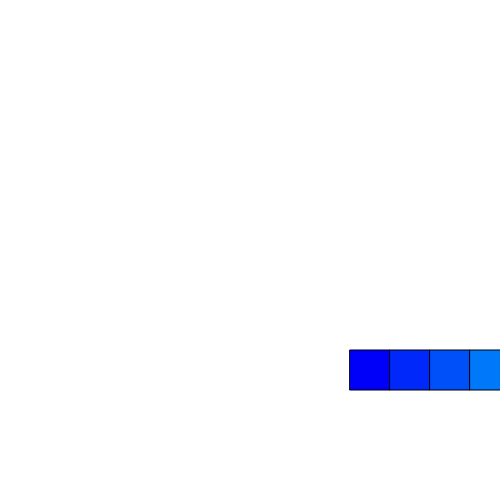
Frame 1 (no input)
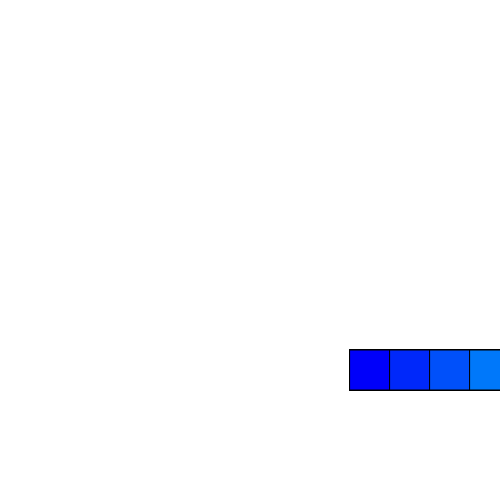
Frame 60 (no input)
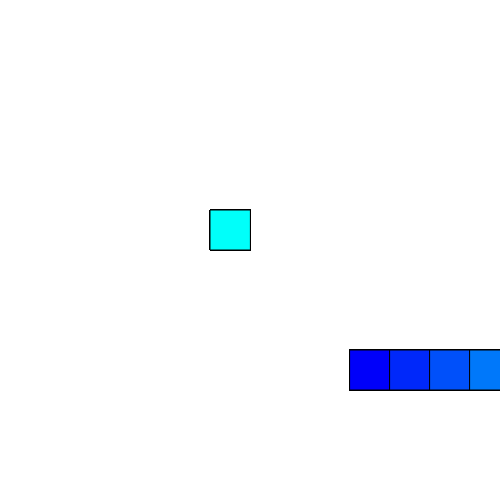
Frame 120 (the mouse pressed at the canvas centre since frame 60)

The p5.js sketch that drew these frames (run headless with seeded random() and noise() and a simulated clock; from frame 60 on, the mouse is pressed at the canvas centre):

// p5.js sketch
// ── sketch.js
/* William Young
Professor Caitlin Morris
Assignment 10.04
Loop of boxes rotate according to mouse position.
*/
var rot=0;

function setup() {
	createCanvas(500, 500);

}

function draw() {	
	//Push and pop create separate frame of reference for local state setup
	/*push();
	fill(0, 30, 250);
	translate(300, 300);
	rot = map(mouseX, 0, width, 0, 2*PI);
	rotate(rot)
	rect(100,100,40, 40);
	pop();*/


	for(i=0; i<10; i++){
		push();
		fill(0, 40*i, 250);
		translate(300+20*i, 300);
		rot = map(mouseX, 0, width, 0, 2*PI);
		rotate(rot)
		rect(50+20*i,50,40, 40);
		pop();
	}
}
